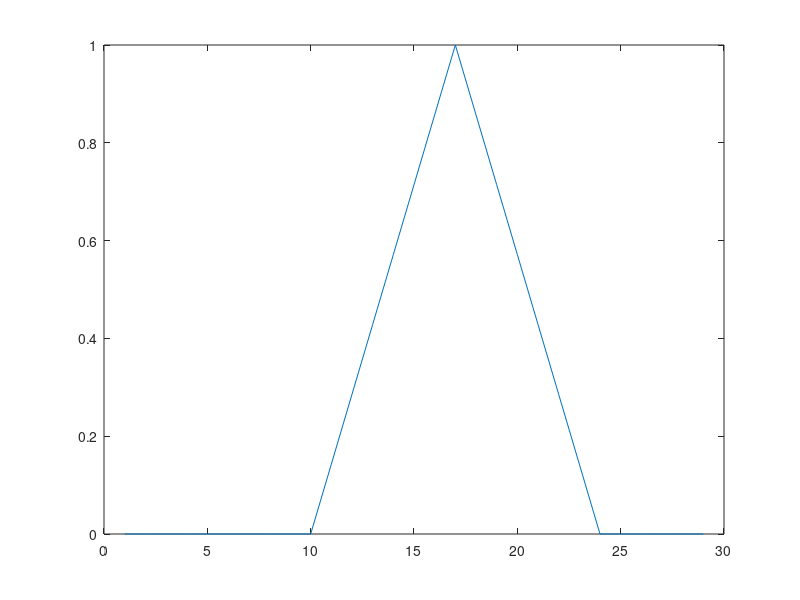

MATLAB code for this plot:
a = 10;
b = 17;
c = 24;

for i=1:c+5;
    x(i,1)=i;
    if i <= a
        y(i,1)=0;
    elseif i <= b
        y(i,1)=(i-a)/(b-a);
    elseif i <= c
        y(i,1)=(i-c)/(b-c);
    else
        y(i,1)=0;
    end
end;
plot(x,y)